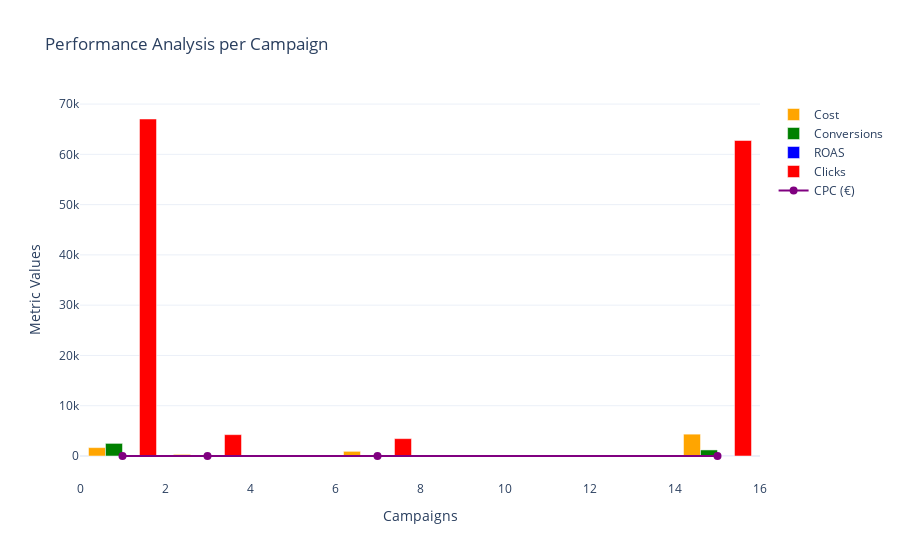

The notebook cell this image was saved under:
### Markdown cell above
A more detailed bar chart

### Code cell
fig = go.Figure()

fig.add_trace(go.Bar(x=campaign_per["Campaign"],y=campaign_per["Cost"],
                     name="Cost",marker_color="orange"))

fig.add_trace(go.Bar(x=campaign_per["Campaign"],y=campaign_per["Conversions"],
                     name="Conversions",marker_color="green"))

fig.add_trace(go.Bar(x=campaign_per["Campaign"],y=campaign_per["ROAS"],
                     name="ROAS",marker_color="blue"))

fig.add_trace(go.Bar(x=campaign_per["Campaign"],y=campaign_per["Clicks"],
                     name="Clicks",marker_color="red"))

fig.add_trace(go.Scatter(x=campaign_per["Campaign"],y=campaign_per["Avg. CPC"],
                         name="CPC (€)",mode="lines+markers",marker=dict(color="purple", size=8)))

fig.update_layout(
    title="Performance Analysis per Campaign",
    xaxis_title="Campaigns",
    yaxis_title="Metric Values",
    barmode="group",  
    template="plotly_white")

fig.show()

### Figure 1 — Plotly figure (JSON) as saved in the notebook; plotly's stock layout.template omitted (floating-point values rounded to 4 significant figures)
{"data": [{"marker": {"color": "orange"}, "name": "Cost", "type": "bar", "x": [1, 3, 7, 15], "y": [1669.0, 320.9, 929.6, 4345.0]}, {"marker": {"color": "green"}, "name": "Conversions", "type": "bar", "x": [1, 3, 7, 15], "y": [2509, 53, 42, 1205]}, {"marker": {"color": "blue"}, "name": "ROAS", "type": "bar", "x": [1, 3, 7, 15], "y": [95.48, 14.74, 3.43, 16.88]}, {"marker": {"color": "red"}, "name": "Clicks", "type": "bar", "x": [1, 3, 7, 15], "y": [67031, 4246, 3455, 62755]}, {"marker": {"color": "purple", "size": 8}, "mode": "lines+markers", "name": "CPC (€)", "type": "scatter", "x": [1, 3, 7, 15], "y": [0.02973, 0.06079, 0.18, 0.06337]}], "layout": {"barmode": "group", "title": {"text": "Performance Analysis per Campaign"}, "xaxis": {"title": {"text": "Campaigns"}}, "yaxis": {"title": {"text": "Metric Values"}}}}
